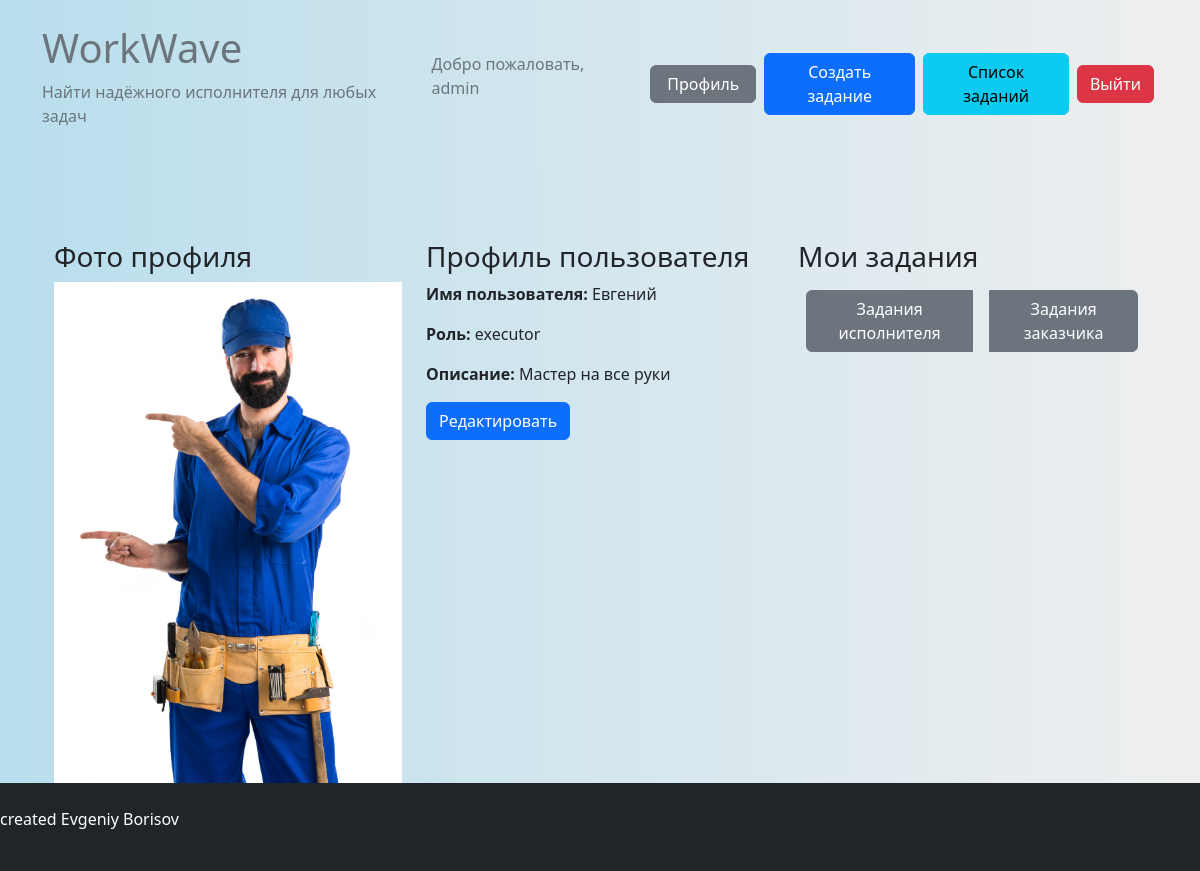
Page /profile/ (signed in) on the committed database.
### accounts/models.py (models this page shows)
class CustomUser(AbstractUser):
    CUSTOMER = 'customer'
    EXECUTOR = 'executor'
    ROLE_CHOICES = (
        (CUSTOMER, 'Заказчик'),
        (EXECUTOR, 'Исполнитель'),
    )
    role = models.CharField(
        max_length=10,
        choices=ROLE_CHOICES,
        default=CUSTOMER,
        verbose_name=_('Роль'),
        help_text=_('Роль пользователя'),
    )
    photo_user = models.ImageField(
        upload_to='media/user_photos/',
        verbose_name=_('Фото пользователя'),
        help_text=_('Загрузите фотографию пользователя'),
    )
    name = models.CharField(
        max_length=100,
        null=True,
        blank=True,
        verbose_name=_('Имя'),
        help_text=_('Имя пользователя'),
    )
    description = models.TextField(
        null=True,
        blank=True,
        verbose_name=_('Описание'),
        help_text=_('Описание пользователя'),
    )
    email = models.EmailField(
        unique=True,
        verbose_name=_('Email'),
        help_text=_('Email пользователя'),
    )
    groups = models.ManyToManyField(Group, verbose_name=_("Группы"), blank=True, related_name='customuser_groups')
    user_permissions = models.ManyToManyField(
        Permission,
        verbose_name=_("Права пользователя"),
        blank=True,
        related_name='customuser_user_permissions',
    )

### accounts/views.py (the view)
# urls.py: path('profile/', accounts_views.profile_view, name='profile'),
@login_required
def profile_view(request):
    if request.method == 'POST':
        profile_form = UserProfileForm(request.POST, request.FILES, instance=request.user)
        if profile_form.is_valid():
            try:
                profile_form.save()
            except ValidationError as e:
                return HttpResponseServerError(f"Error while saving user profile: {e}")
    else:
        profile_form = UserProfileForm(instance=request.user)
    return render(request, 'accounts/profile.html', {'profile_form': profile_form})

### templates/accounts/profile.html (shortened to what this page needs)
{% extends 'base.html' %}
{% block content %}
<div class="container mt-5">
    <div class="row">
        <div class="col-md-4">
            <h3>Фото профиля</h3>
            <img src="{% if user.photo_user %}{{ user.photo_user.url }}{% else %}/media/user_photos/placeholder-image.jpg{% endif %}"
                 alt="Фото профиля" class="img-fluid">
        </div>
        <div class="col-md-4">
            <h3>Профиль пользователя</h3>
            <p><strong>Имя пользователя:</strong> {{ user.name }}</p>
            <p><strong>Роль:</strong> {{ user.role }}</p>
            <p><strong>Описание:</strong> {{ user.description }}</p>
            <button class="btn btn-primary" data-toggle="modal" data-target="#editModal">Редактировать</button>
        </div>
        <div class="col-md-4">
            <h3>Мои задания</h3>
            <div class="btn-group" role="group" aria-label="Basic example">
                <a href="{% url 'executor_tasks' %}" class="btn btn-secondary m-2">Задания исполнителя</a>
                <a href="{% url 'customer_tasks' %}" class="btn btn-secondary m-2">Задания заказчика</a>
            </div>
        </div>
    </div>
</div>
{% endblock %}

### templates/base.html (shortened to what this page needs)
{% load static %}
<!DOCTYPE html>
<html lang="en">
<head>
    <link rel="stylesheet" href="{% static 'css/bootstrap.min.css' %}">
    <link rel="stylesheet" type="text/css" href="{% static 'css/style.css' %}">
</head>
<body>
<header class="bg-primary text-secondary py-4">
    <div class="container">
        <div class="d-flex justify-content-between align-items-center">
            <div>
                <a href="{% url 'home' %}">
                    <h1>WorkWave</h1>
                    <p>Найти надёжного исполнителя для любых задач</p>
                </a>
            </div>
            <div class="d-flex align-items-center">
                {% if user.is_authenticated %}
                <div>
                    <p class="text-secondary px-3">Добро пожаловать, {{ user.username }}</p>
                </div>
                <div class="d-flex align-items-center">
                    <a href="{% url 'profile' %}" class="btn btn-secondary px-3 m-1">Профиль</a>
                    <a href="{% url 'create_task' %}" class="btn btn-primary m-1">Создать задание</a>
                    <a href="{% url 'task_list' %}" class="btn btn-info m-1">Список заданий</a>
                    <form method="post" action="{% url 'logout' %}">
                        <button type="submit" class="btn btn-danger m-1">Выйти</button>
                    </form>
                </div>
                {% else %}
                <button class="btn btn-secondary px-3 m-1" onclick="window.location.href='{% url 'register' %}'">Войти
                </button>
                {% endif %}
            </div>
        </div>
    </div>
</header>
<div class="container mt-4">
    {% block content %}
    {% endblock %}
</div>
</body>
<footer class="bg-dark text-white py-4">
    <div a="container">
        <div class="row">
            <div class="col-md-6">
                <p>created Evgeniy Borisov</p>
            </div>
            <div class="col-md-6 text-md-end">
            </div>
        </div>
    </div>
</footer>
</body>
</html>

### static/css/style.css (style rules this page uses)
body, header { background: linear-gradient(90deg, #b9deed, #efefef); }
body { display: flex; flex-direction: column; min-height: 100vh; }
.container { flex: 1; }
a { color: #6c757d; text-decoration: none; transition: color 0.3s; }

### rows in the picture
CustomUser: username "admin", photo_user (picture), name "Евгений", role "executor", description "Мастер на все руки"
